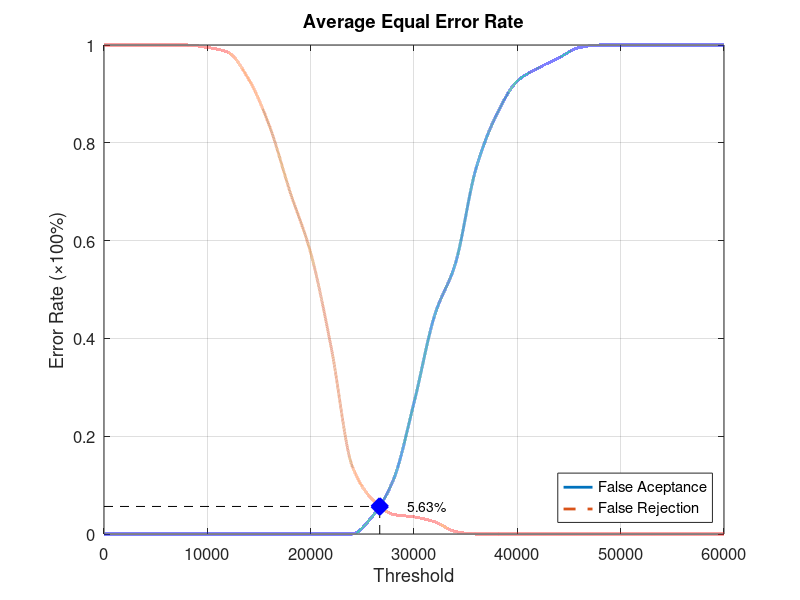
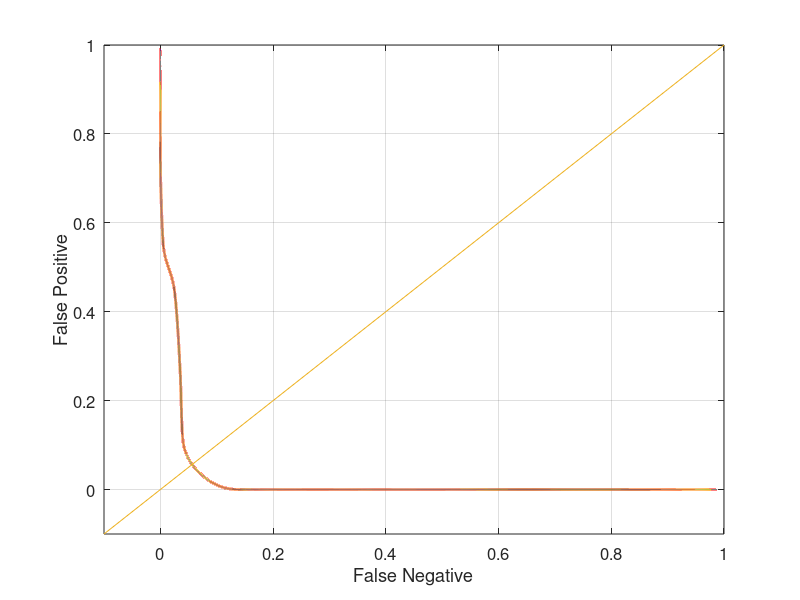

The MATLAB source for these figures, in order:
function yEER = Database2_4
close all;
clear;
clc;
x = 0:2000:60000;
xq = 0:0.5:60000;

y0 = [0 0 0 0 0 0 0 0 0 0 0 0 0 0.0368421 0.110526 0.268421 0.447368 0.552632 0.747368 0.857895 0.926316 0.952632 0.973684 0.994737 1 1 1 1 1 1 1];
yy0 = interp1(x, y0, xq, 'pchip');
y1 = [1 1 1 1 1 0.995 0.985 0.93 0.835 0.7 0.575 0.38 0.14 0.07 0.04 0.035 0.025 0.005 0 0 0 0 0 0 0 0 0 0 0 0 0];
yy1 = interp1(x, y1, xq, 'pchip');

% Calculating EER: 
y2 = abs(y0 - y1);
find(y2 == min(y2))
yy2 = abs(yy0 - yy1);
xEER = find(yy2 == min(yy2));
xEERIndex = xq(xEER) % X-axis EER
yEER = yy0(xEER) % Y-axis EER

main = figure
plot(xq, yy0,'-','LineWidth', 2);	hold on
plot(xq, yy1,'--','LineWidth', 2);	hold on
plot([xEERIndex xEERIndex], [0 yEER], 'k--');	hold on
plot([0 xEERIndex], [yEER yEER], 'k--');	hold on
plot(xEERIndex, yEER, 'bx', 'LineWidth', 10);	hold on
text(xEERIndex + 10 * xEERIndex / 100, yEER, [num2str(round((10000 * yEER)) / 100) '%'])
legend('False Aceptance', 'False Rejection', 'Location', 'SouthEast')
xlabel('Threshold')
ylabel('Error Rate (\times100%)')
title('Average Equal Error Rate')
set(gca, 'FontSize', 12)
axis([0 60000 0 1])
grid on

print(main, 'Database2_4Main', '-dpng');
FNRxFPR = figure('Color', [1 1 1]);
plot(yy1, yy0, '-', yy1, yy0, 'LineWidth', 2);
hold on
y = -0.1:0.1:1
plot(y, y); 
set(gca, 'FontSize', 12)
xlabel('False Negative')
ylabel('False Positive')
axis([-0.1 1 -0.1 1])
set(gca, 'FontSize', 12)
grid on

print(FNRxFPR, 'Database2_4FNRxFPR','-dpng');
end
